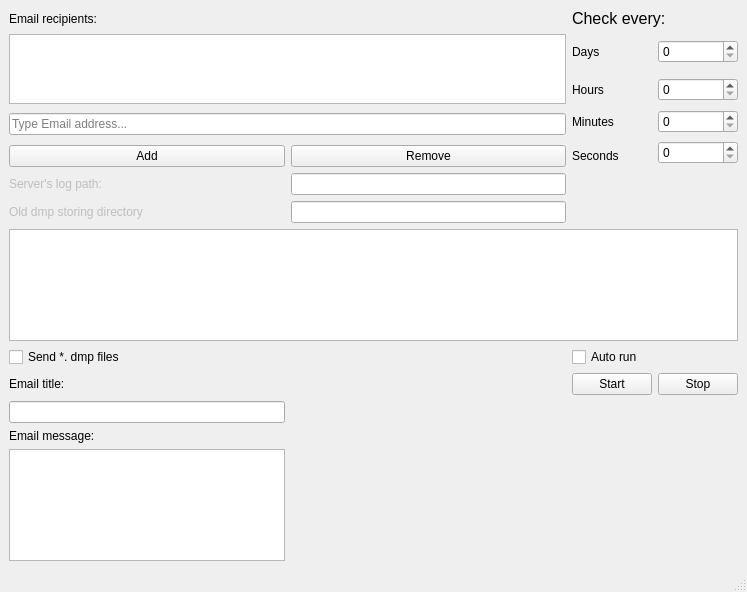
<?xml version="1.0" encoding="UTF-8"?>
<ui version="4.0">
 <class>MainWindow</class>
 <widget class="QMainWindow" name="MainWindow">
  <property name="geometry">
   <rect>
    <x>0</x>
    <y>0</y>
    <width>747</width>
    <height>592</height>
   </rect>
  </property>
  <property name="windowTitle">
   <string>MainWindow</string>
  </property>
  <widget class="QWidget" name="centralwidget">
   <layout class="QGridLayout" name="gridLayout">
    <item row="0" column="0">
     <widget class="QLabel" name="label_6">
      <property name="text">
       <string>Email recipients:</string>
      </property>
     </widget>
    </item>
    <item row="5" column="2">
     <widget class="QLabel" name="label_4">
      <property name="text">
       <string>Seconds</string>
      </property>
     </widget>
    </item>
    <item row="12" column="0">
     <widget class="QLineEdit" name="lineEditEmailTitle"/>
    </item>
    <item row="2" column="3">
     <widget class="QSpinBox" name="spinBoxHours"/>
    </item>
    <item row="7" column="0">
     <widget class="QLabel" name="label_8">
      <property name="enabled">
       <bool>false</bool>
      </property>
      <property name="text">
       <string>Old dmp storing directory</string>
      </property>
     </widget>
    </item>
    <item row="3" column="0" rowspan="2" colspan="2">
     <widget class="QLineEdit" name="lineEditAddNewRecipient">
      <property name="placeholderText">
       <string>Type Email address...</string>
      </property>
     </widget>
    </item>
    <item row="10" column="2">
     <widget class="QCheckBox" name="checkBoxAutoRun">
      <property name="text">
       <string>Auto run</string>
      </property>
     </widget>
    </item>
    <item row="11" column="0">
     <widget class="QLabel" name="labelEmailTitle">
      <property name="text">
       <string>Email title:</string>
      </property>
     </widget>
    </item>
    <item row="0" column="2" colspan="2">
     <widget class="QLabel" name="label">
      <property name="font">
       <font>
        <pointsize>12</pointsize>
       </font>
      </property>
      <property name="text">
       <string>Check every:</string>
      </property>
     </widget>
    </item>
    <item row="6" column="1">
     <widget class="QLineEdit" name="lineEditLogPath"/>
    </item>
    <item row="5" column="0">
     <widget class="QPushButton" name="pushButtonAddNewRecipient">
      <property name="text">
       <string>Add</string>
      </property>
     </widget>
    </item>
    <item row="1" column="3">
     <widget class="QSpinBox" name="spinBoxDays"/>
    </item>
    <item row="1" column="2">
     <widget class="QLabel" name="label_5">
      <property name="text">
       <string>Days</string>
      </property>
     </widget>
    </item>
    <item row="7" column="1">
     <widget class="QLineEdit" name="lineEditDumpStoringDirPath"/>
    </item>
    <item row="8" column="0" colspan="4">
     <widget class="QTextEdit" name="textEditLogView"/>
    </item>
    <item row="2" column="2">
     <widget class="QLabel" name="label_2">
      <property name="text">
       <string>Hours</string>
      </property>
     </widget>
    </item>
    <item row="5" column="1">
     <widget class="QPushButton" name="pushButtonRemoveRecipient">
      <property name="text">
       <string>Remove</string>
      </property>
     </widget>
    </item>
    <item row="11" column="2">
     <widget class="QPushButton" name="pushButton">
      <property name="enabled">
       <bool>true</bool>
      </property>
      <property name="text">
       <string>Start</string>
      </property>
     </widget>
    </item>
    <item row="11" column="3">
     <widget class="QPushButton" name="pushButton_2">
      <property name="text">
       <string>Stop</string>
      </property>
     </widget>
    </item>
    <item row="6" column="0">
     <widget class="QLabel" name="label_7">
      <property name="enabled">
       <bool>false</bool>
      </property>
      <property name="text">
       <string>Server's log path:</string>
      </property>
     </widget>
    </item>
    <item row="4" column="3" rowspan="2">
     <widget class="QSpinBox" name="spinBoxSeconds"/>
    </item>
    <item row="10" column="0">
     <widget class="QCheckBox" name="checkBoxSendDmp">
      <property name="text">
       <string>Send *. dmp files</string>
      </property>
     </widget>
    </item>
    <item row="3" column="3">
     <widget class="QSpinBox" name="spinBoxMinutes"/>
    </item>
    <item row="3" column="2">
     <widget class="QLabel" name="label_3">
      <property name="text">
       <string>Minutes</string>
      </property>
     </widget>
    </item>
    <item row="1" column="0" rowspan="2" colspan="2">
     <widget class="QListWidget" name="listWidgetRecipients"/>
    </item>
    <item row="15" column="0">
     <widget class="QTextEdit" name="textEditEmailMessage"/>
    </item>
    <item row="14" column="0">
     <widget class="QLabel" name="labelEmailMessage">
      <property name="text">
       <string>Email message:</string>
      </property>
     </widget>
    </item>
   </layout>
  </widget>
  <widget class="QMenuBar" name="menubar">
   <property name="geometry">
    <rect>
     <x>0</x>
     <y>0</y>
     <width>747</width>
     <height>21</height>
    </rect>
   </property>
  </widget>
  <widget class="QStatusBar" name="statusbar"/>
 </widget>
 <resources/>
 <connections/>
</ui>
